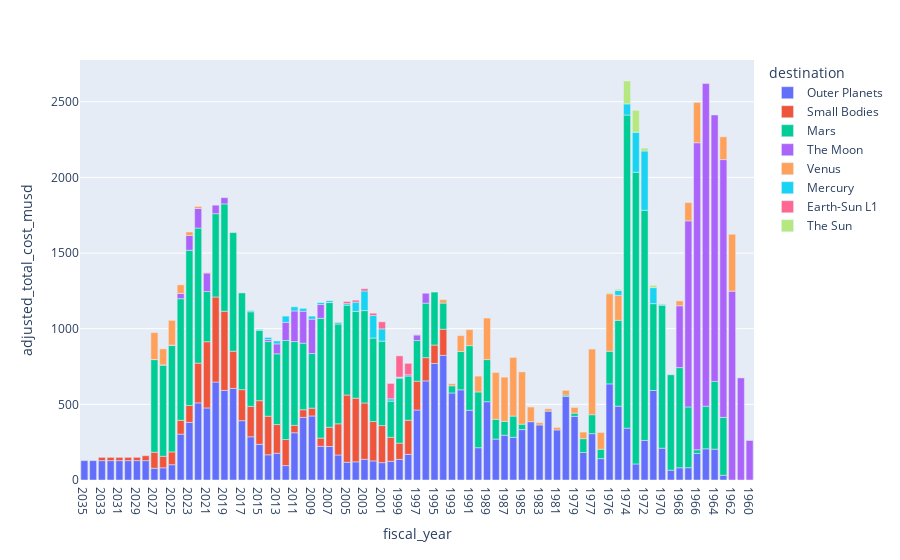

The code cell stored with this chart in its notebook:
### Code cell
# Draw a bar plot of total cost vs. year, colored by destination
px.bar (
    total_cost_by_date_and_destination,
    x = 'fiscal_year',
    y = 'adjusted_total_cost_musd',
    color = 'destination'
)

### Figure 1 — Plotly figure (JSON) as saved in the notebook; plotly's stock layout.template omitted (floating-point values rounded to 4 significant figures)
{"data": [{"alignmentgroup": "True", "hovertemplate": "destination=Outer Planets<br>fiscal_year=%{x}<br>adjusted_total_cost_musd=%{y}<extra></extra>", "legendgroup": "Outer Planets", "marker": {"color": "#636efa", "pattern": {"shape": ""}}, "name": "Outer Planets", "offsetgroup": "Outer Planets", "orientation": "v", "showlegend": true, "textposition": "auto", "x": ["2035", "2034", "2033", "2032", "2031", "2030", "2029", "2028", "2027", "2026", "2025", "2024", "2023", "2022", "2021", "2020", "2019", "2018", "2017", "2016", "2015", "2014", "2013", "2012", "2011", "2010", "2009", "2008", "2007", "2006", "2005", "2004", "2003", "2002", "2001", "2000", "1999", "1998", "1997", "1996", "1995", "1994", "1993", "1992", "1991", "1990", "1989", "1988", "1987", "1986", "1985", "1984", "1983", "1982", "1981", "1980", "1979", "1978", "1977", "1976TQ", "1976", "1975", "1974", "1973", "1972", "1971", "1970", "1969", "1968", "1967", "1966", "1965", "1964", "1963"], "xaxis": "x", "y": [128.1, 128.1, 128.1, 128.1, 128.1, 128.1, 128.1, 128.1, 77.7, 80.6, 101.2, 303.3, 380.6, 509.7, 476.3, 647.7, 592.0, 605.6, 392.0, 285.6, 235.8, 166.5, 176.9, 95.28, 312.3, 413.8, 423.3, 222.8, 221.3, 165.3, 117.3, 120.2, 136.8, 126.1, 114.8, 124.0, 136.5, 169.4, 462.6, 655.0, 770.1, 823.8, 575.2, 596.1, 460.9, 213.5, 517.6, 270.4, 295.8, 282.1, 333.2, 385.4, 363.7, 455.0, 331.0, 552.2, 420.9, 181.7, 306.3, 141.3, 635.3, 488.0, 342.5, 106.0, 261.3, 591.6, 210.2, 64.98, 80.74, 81.27, 175.4, 206.2, 203.7, 31.44], "yaxis": "y", "type": "bar"}, {"alignmentgroup": "True", "hovertemplate": "destination=Small Bodies<br>fiscal_year=%{x}<br>adjusted_total_cost_musd=%{y}<extra></extra>", "legendgroup": "Small Bodies", "marker": {"color": "#EF553B", "pattern": {"shape": ""}}, "name": "Small Bodies", "offsetgroup": "Small Bodies", "orientation": "v", "showlegend": true, "textposition": "auto", "x": ["2033", "2032", "2031", "2030", "2029", "2028", "2027", "2026", "2025", "2024", "2023", "2022", "2021", "2020", "2019", "2018", "2017", "2016", "2015", "2014", "2013", "2012", "2011", "2010", "2009", "2008", "2007", "2006", "2005", "2004", "2003", "2002", "2001", "2000", "1999", "1998", "1997", "1996", "1995", "1994"], "xaxis": "x", "y": [21.54, 21.54, 21.56, 21.47, 22.0, 32.48, 105.9, 76.4, 84.4, 91.2, 112.0, 263, 437.6, 562.0, 523.4, 245.7, 205.1, 201.2, 288.5, 255.2, 189.5, 172.2, 48.76, 50.75, 51.55, 54.32, 127.6, 206.2, 444.3, 420.8, 372.3, 260.4, 244.9, 158.3, 107.3, 225.4, 190.4, 153.7, 122.0, 172.9], "yaxis": "y", "type": "bar"}, {"alignmentgroup": "True", "hovertemplate": "destination=Mars<br>fiscal_year=%{x}<br>adjusted_total_cost_musd=%{y}<extra></extra>", "legendgroup": "Mars", "marker": {"color": "#00cc96", "pattern": {"shape": ""}}, "name": "Mars", "offsetgroup": "Mars", "orientation": "v", "showlegend": true, "textposition": "auto", "x": ["2027", "2026", "2025", "2024", "2023", "2022", "2021", "2020", "2019", "2018", "2017", "2016", "2015", "2014", "2013", "2012", "2011", "2010", "2009", "2008", "2007", "2006", "2005", "2004", "2003", "2002", "2001", "2000", "1999", "1998", "1997", "1996", "1995", "1994", "1993", "1992", "1991", "1990", "1989", "1988", "1987", "1986", "1985", "1980", "1979", "1978", "1977", "1976TQ", "1976", "1975", "1974", "1973", "1972", "1971", "1970", "1969", "1968", "1967", "1966", "1965", "1964", "1963"], "xaxis": "x", "y": [612.1, 602.4, 703, 803.6, 1026.0, 892.3, 331.9, 550.6, 709.3, 783.8, 639.4, 625.3, 464.2, 493.4, 467.8, 654.9, 554.1, 439.9, 361.0, 791.6, 823.9, 659.4, 593.7, 573.1, 610.7, 551.7, 558.0, 239.0, 429.7, 292.4, 269.2, 360.0, 350.0, 172.7, 47.48, 253.3, 427.2, 368.6, 278.3, 131.0, 91.61, 140.4, 35.67, 9.254, 20.91, 91.56, 125.3, 62.12, 215.9, 567.5, 2070.0, 1928.0, 1521.0, 574.0, 944.7, 630.7, 662.3, 401.8, 24.52, 281.7, 447.9, 382.5], "yaxis": "y", "type": "bar"}, {"alignmentgroup": "True", "hovertemplate": "destination=The Moon<br>fiscal_year=%{x}<br>adjusted_total_cost_musd=%{y}<extra></extra>", "legendgroup": "The Moon", "marker": {"color": "#ab63fa", "pattern": {"shape": ""}}, "name": "The Moon", "offsetgroup": "The Moon", "orientation": "v", "showlegend": true, "textposition": "auto", "x": ["2027", "2026", "2025", "2024", "2023", "2022", "2021", "2020", "2019", "2014", "2013", "2012", "2011", "2010", "2009", "2008", "2007", "1999", "1998", "1997", "1996", "1968", "1967", "1966", "1965", "1964", "1963", "1962", "1961", "1960"], "xaxis": "x", "y": [0.8, 1.8, 3.4, 35, 98.2, 129.7, 122.3, 56.16, 41.49, 13.24, 65.39, 119.3, 202.2, 210.7, 227.0, 91.26, 1.571, 3.725, 8.15, 36.63, 65.59, 408.5, 1230.0, 2029.0, 2132.0, 1761.0, 1704.0, 1248.0, 674.8, 261.1], "yaxis": "y", "type": "bar"}, {"alignmentgroup": "True", "hovertemplate": "destination=Venus<br>fiscal_year=%{x}<br>adjusted_total_cost_musd=%{y}<extra></extra>", "legendgroup": "Venus", "marker": {"color": "#FFA15A", "pattern": {"shape": ""}}, "name": "Venus", "offsetgroup": "Venus", "orientation": "v", "showlegend": true, "textposition": "auto", "x": ["2027", "2026", "2025", "2024", "2023", "2022", "2021", "1994", "1993", "1992", "1991", "1990", "1989", "1988", "1987", "1986", "1985", "1984", "1983", "1982", "1981", "1980", "1979", "1978", "1977", "1976TQ", "1976", "1975", "1968", "1967", "1966", "1963", "1962"], "xaxis": "x", "y": [177.5, 105.5, 163.3, 56.7, 22.8, 13.5, 3.5, 22.37, 13.68, 105.1, 106.0, 104.5, 274.6, 309.5, 292.5, 387.8, 345.7, 96.68, 15.15, 16.12, 16.13, 31.16, 37.63, 43.54, 433.8, 110.8, 379.4, 165.2, 32.3, 120.7, 266.8, 150.5, 376.3], "yaxis": "y", "type": "bar"}, {"alignmentgroup": "True", "hovertemplate": "destination=Mercury<br>fiscal_year=%{x}<br>adjusted_total_cost_musd=%{y}<extra></extra>", "legendgroup": "Mercury", "marker": {"color": "#19d3f3", "pattern": {"shape": ""}}, "name": "Mercury", "offsetgroup": "Mercury", "orientation": "v", "showlegend": true, "textposition": "auto", "x": ["2016", "2015", "2014", "2013", "2012", "2011", "2010", "2009", "2008", "2007", "2006", "2005", "2004", "2003", "2002", "2001", "2000", "1999", "1975", "1974", "1973", "1972", "1971", "1970"], "xaxis": "x", "y": [7.568, 6.768, 14.04, 19.49, 41.57, 27.33, 19.32, 20.21, 14.54, 12.3, 11.14, 10.8, 61.12, 129.6, 148.7, 81.33, 15.62, 2.878, 31.73, 73.76, 264.1, 392.1, 106.0, 7.566], "yaxis": "y", "type": "bar"}, {"alignmentgroup": "True", "hovertemplate": "destination=Earth-Sun L1<br>fiscal_year=%{x}<br>adjusted_total_cost_musd=%{y}<extra></extra>", "legendgroup": "Earth-Sun L1", "marker": {"color": "#FF6692", "pattern": {"shape": ""}}, "name": "Earth-Sun L1", "offsetgroup": "Earth-Sun L1", "orientation": "v", "showlegend": true, "textposition": "auto", "x": ["2008", "2007", "2006", "2005", "2004", "2003", "2002", "2001", "2000", "1999", "1998", "1997"], "xaxis": "x", "y": [0.2528, 1.44, 2.582, 13.6, 13.44, 14.95, 15.58, 46.47, 101.4, 140.3, 75.78, 1.422], "yaxis": "y", "type": "bar"}, {"alignmentgroup": "True", "hovertemplate": "destination=The Sun<br>fiscal_year=%{x}<br>adjusted_total_cost_musd=%{y}<extra></extra>", "legendgroup": "The Sun", "marker": {"color": "#B6E880", "pattern": {"shape": ""}}, "name": "The Sun", "offsetgroup": "The Sun", "orientation": "v", "showlegend": true, "textposition": "auto", "x": ["1976", "1975", "1974", "1973", "1972", "1971", "1970"], "xaxis": "x", "y": [6.56, 8.344, 151.4, 144.9, 18.71, 15.03, 2.522], "yaxis": "y", "type": "bar"}], "layout": {"xaxis": {"anchor": "y", "domain": [0, 1], "title": {"text": "fiscal_year"}}, "yaxis": {"anchor": "x", "domain": [0, 1], "title": {"text": "adjusted_total_cost_musd"}}, "legend": {"title": {"text": "destination"}, "tracegroupgap": 0}, "margin": {"t": 60}, "barmode": "relative"}}
